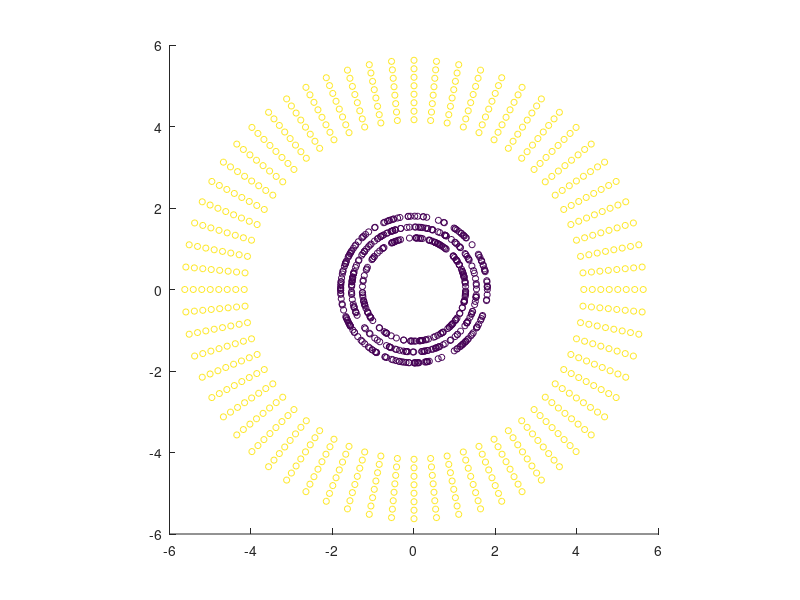

MATLAB code for this plot:
function data = clusterincluster(N, r1, r2, w1, w2, arms)

    if nargin < 1
        N = 1000;
    end
    if nargin < 2
        r1 = 1;
    end
    if nargin < 3
        r2 = 5*r1;
    end
    if nargin < 4
        w1 = 0.8;
    end
    if nargin < 5
        w2 = 1/3;
    end
    if nargin < 6
        arms = 64;
    end
    
    data = [];
    
    N1 = floor(N/2);
    N2 = N-N1;
    
    phi1 = rand(N1,1) * 2 * pi;
    dist1 = r1 + randi(3,[N1,1])/3 * r1 * w1;
    d1 = [dist1.*cos(phi1), dist1.*sin(phi1), zeros(N1,1)];

    perarm = round(N2/arms);
    N2 = perarm * arms;
    radperarm = (2*pi)/arms;
    phi2 = ((1:N2) - mod(1:N2, perarm))/perarm * (radperarm);
    phi2 = phi2';
    dist2 = r2 * (1 - w2/2) + r2 * w2 * mod(1:N2, perarm)'/perarm;
    d2 = [dist2.*cos(phi2), dist2.*sin(phi2), ones(N2,1)];    
    
    data = [d1;d2];   

    scatter(data(:,1), data(:,2), 20, data(:,3)); axis square;
end